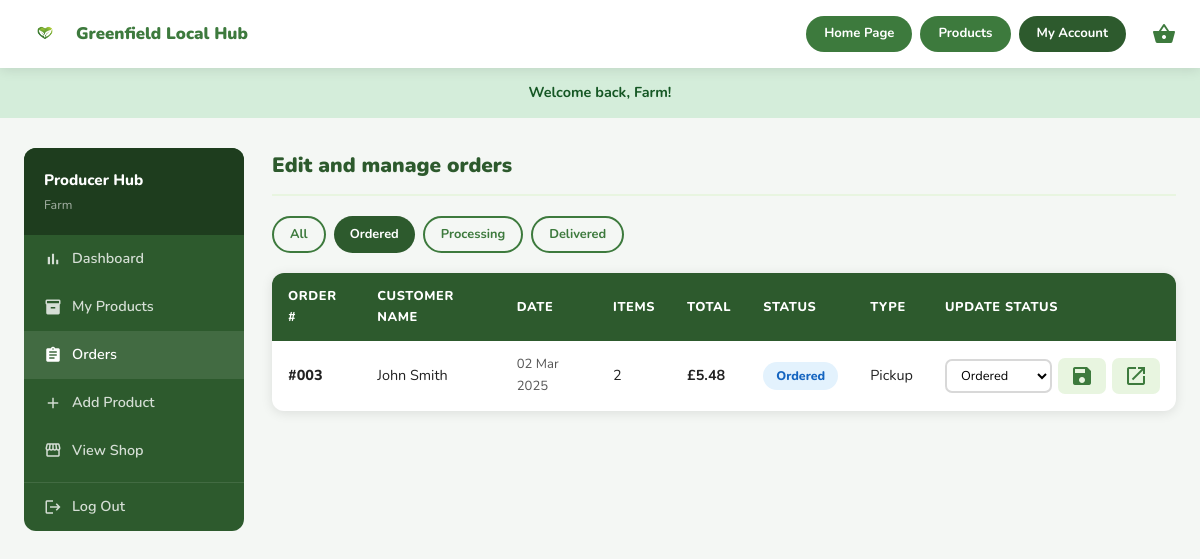
The app's page /producer/orders.php?status=ordered (signed in) with its own data.
### tables this page shows
CREATE TABLE orders (
    id               INT AUTO_INCREMENT PRIMARY KEY,
    customer_id      INT NOT NULL,
    status           ENUM('ordered','processing','delivered') DEFAULT 'ordered',
    delivery_type    ENUM('pickup','delivery') DEFAULT 'pickup',
    total_price      DECIMAL(10,2) NOT NULL,
    delivery_address TEXT,
    card_name        VARCHAR(255),
    created_at       TIMESTAMP DEFAULT CURRENT_TIMESTAMP,
    FOREIGN KEY (customer_id) REFERENCES users(id)
);

CREATE TABLE users (
    id          INT AUTO_INCREMENT PRIMARY KEY,
    first_name  VARCHAR(100) NOT NULL,
    last_name   VARCHAR(100) NOT NULL,
    email       VARCHAR(255) NOT NULL UNIQUE,
    password    VARCHAR(255) NOT NULL,
    role        ENUM('customer','producer') DEFAULT 'customer',
    address     TEXT,
    created_at  TIMESTAMP DEFAULT CURRENT_TIMESTAMP
);

### includes/db.php (called while the page is built, shortened)
<?php
function formatPrice(float $price): string {
    return '£' . number_format($price, 2);
}

### producer/orders.php (the view, shortened to what this page needs)
<?php
require_once '../includes/db.php';
$status_filter = $_GET['status'] ?? '';
$where = '';
$params = [];
$types  = '';
if ($status_filter && in_array($status_filter, ['ordered','processing','delivered'])) {
    $where  = "WHERE o.status = ?";
    $params = [$status_filter];
    $types  = 's';
}
$sql = "SELECT o.*, u.first_name, u.last_name, u.email,
               COUNT(oi.id) AS item_count
        FROM orders o
        JOIN users u ON o.customer_id = u.id
        JOIN order_items oi ON o.id = oi.order_id
        $where
        GROUP BY o.id
        ORDER BY o.created_at DESC";
if ($params) {
    $stmt = $conn->prepare($sql);
    $stmt->bind_param($types, ...$params);
    $stmt->execute();
    $orders = $stmt->get_result()->fetch_all(MYSQLI_ASSOC);
} else {
    $orders = $conn->query($sql)->fetch_all(MYSQLI_ASSOC);
}
require_once '../includes/header.php';
?>
<main>
<div class="container">
<div class="producer-layout">
    <?php include 'producer-sidebar.php'; ?>
    <div>
        <h1 class="manage-heading">Edit and manage orders</h1>
        <div style="display:flex;gap:8px;margin-bottom:20px;flex-wrap:wrap;">
            <a href="orders.php" class="btn btn-sm <?= !$status_filter ? 'btn-dark':'btn-outline' ?>">All</a>
            <a href="orders.php?status=ordered"    class="btn btn-sm <?= $status_filter==='ordered'    ? 'btn-dark':'btn-outline' ?>">Ordered</a>
            <a href="orders.php?status=processing" class="btn btn-sm <?= $status_filter==='processing' ? 'btn-dark':'btn-outline' ?>">Processing</a>
            <a href="orders.php?status=delivered"  class="btn btn-sm <?= $status_filter==='delivered'  ? 'btn-dark':'btn-outline' ?>">Delivered</a>
        </div>
        <?php if (empty($orders)): ?>
        <div class="empty-state">
            <span class="material-icons">assignment</span>
            <h3>No orders found</h3>
            <p>Orders will appear here once customers place them.</p>
        </div>
        <?php else: ?>
        <table class="orders-table">
            <thead>
                <tr>
                    <th>Order #</th>
                    <th>Customer Name</th>
                    <th>Date</th>
                    <th>Items</th>
                    <th>Total</th>
                    <th>Status</th>
                    <th>Type</th>
                    <th>Update Status</th>
                </tr>
            </thead>
            <tbody>
                <?php foreach ($orders as $o): ?>
                <tr>
                    <td style="font-weight:800;">#<?= str_pad($o['id'],3,'0',STR_PAD_LEFT) ?></td>
                    <td><?= htmlspecialchars($o['first_name'] . ' ' . $o['last_name']) ?></td>
                    <td style="font-size:.82rem;color:var(--text-mid);"><?= date('d M Y', strtotime($o['created_at'])) ?></td>
                    <td><?= $o['item_count'] ?></td>
                    <td style="font-weight:700;color:var(--green-primary);"><?= formatPrice($o['total_price']) ?></td>
                    <td><span class="status-badge status-<?= $o['status'] ?>"><?= ucfirst($o['status']) ?></span></td>
                    <td style="text-transform:capitalize;"><?= htmlspecialchars($o['delivery_type']) ?></td>
                    <td>
                        <form method="POST" style="display:flex;gap:6px;align-items:center;">
                            <select name="new_status" class="form-input"
                                    style="padding:5px 10px;font-size:.8rem;width:auto;">
                                <option value="ordered"    <?= $o['status']==='ordered'    ? 'selected':'' ?>>Ordered</option>
                            </select>
                            <button type="submit" class="icon-btn icon-btn-edit" title="Update">
                                <span class="material-icons">save</span>
                            </button>
                            <a href="<?= BASE_URL ?>track-order.php?order=<?= $o['id'] ?>"
                               class="icon-btn icon-btn-edit" title="View order" target="_blank">
                                <span class="material-icons">open_in_new</span>
                            </a>
                        </form>
                    </td>
                </tr>
                <?php endforeach; ?>
            </tbody>
        </table>
        <?php endif; ?>
    </div>
</div>
</div>
</main>
<?php require_once '../includes/footer.php'; ?>

### css/style.css (style rules this page uses)
:root { --green: #3d7a3d; --green-dark: #2d5a2d; --green-deeper: #1e3d1e; --green-light: #e8f5e0; --red: #e53e3e; --white: #fff; --bg: #f4f7f4; --gray: #d8d8d8; --text: #222; --text-mid: #555; --text-light: #888; --shadow: 0 2px 12px rgba(0,0,0,.10); --r: 12px; --r-sm: 7px; --r-pill: 100px; }
*, *::before, *::after { box-sizing: border-box; margin: 0; padding: 0; }
body { font-family: 'Nunito', system-ui, sans-serif; background: var(--bg); color: var(--text); line-height: 1.65; min-height: 100vh; display: flex; flex-direction: column; }
main { flex: 1; }
a { text-decoration: none; color: inherit; }
button, input, select, textarea { font-family: inherit; }
.container { max-width: 1200px; margin: 0 auto; padding: 0 24px; }
.btn { display: inline-flex; align-items: center; justify-content: center; gap: 8px; padding: 11px 26px; border-radius: var(--r-pill); font-weight: 700; font-size: .9rem; cursor: pointer; border: none; text-decoration: none; white-space: nowrap; }
.btn-dark { background: var(--green-dark); color: #fff; }
.btn-outline { background: transparent; color: var(--green); border: 2px solid var(--green); }
.btn-sm { padding: 6px 16px; font-size: .8rem; }
.producer-layout { display: grid; grid-template-columns: 220px 1fr; gap: 28px; padding: 30px 0; }
.form-input { width: 100%; padding: 12px 16px; border: 2px solid var(--gray); border-radius: var(--r-sm); font-size: .95rem; background: var(--white); }
select.form-input { cursor: pointer; }
.manage-heading { font-size: 1.3rem; font-weight: 900; margin-bottom: 20px; padding-bottom: 12px; border-bottom: 2px solid var(--green-light); color: var(--green-dark); }
.icon-btn { display: inline-flex; align-items: center; gap: 4px; padding: 6px 12px; border-radius: var(--r-sm); font-size: .78rem; font-weight: 700; border: none; cursor: pointer; text-decoration: none; }
.icon-btn-edit { background: var(--green-light); color: var(--green); }
.orders-table { width: 100%; border-collapse: separate; border-spacing: 0; background: var(--white); border-radius: var(--r); overflow: hidden; box-shadow: var(--shadow); }
.orders-table th { background: var(--green-dark); color: #fff; padding: 13px 16px; text-align: left; font-size: .8rem; font-weight: 800; text-transform: uppercase; letter-spacing: .6px; }
.orders-table td { padding: 13px 16px; border-bottom: 1px solid #efefef; font-size: .9rem; }
.orders-table tr:last-child td { border-bottom: none; }
.status-badge { display: inline-block; padding: 4px 13px; border-radius: var(--r-pill); font-size: .78rem; font-weight: 800; text-transform: capitalize; }
.status-ordered { background: #e3f2fd; color: #1565c0; }

### records on screen
orders: id "003", customer.last_name "John Smith", created_at "02 Mar 2025", item_count "2", total_price "£5.48", status "Ordered", delivery_type "Pickup", new_status "Ordered"

### other values on screen
$_SESSION['flash_message'] "Welcome back, Farm!"
$_SESSION['user_first_name'] "Farm"
